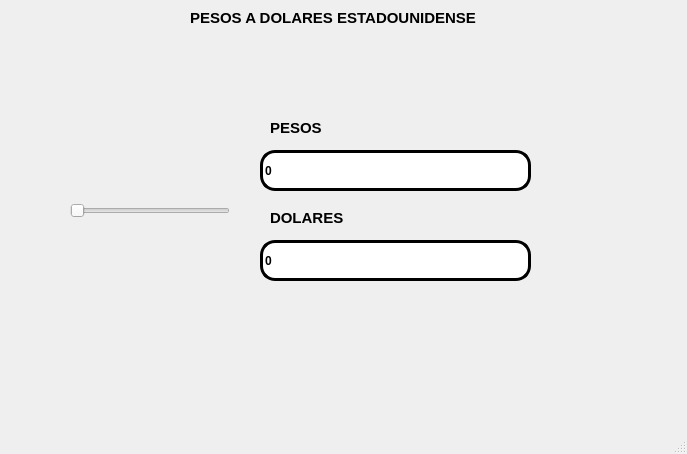
<?xml version="1.0" encoding="UTF-8"?>
<ui version="4.0">
 <class>MainWindow</class>
 <widget class="QMainWindow" name="MainWindow">
  <property name="geometry">
   <rect>
    <x>0</x>
    <y>0</y>
    <width>687</width>
    <height>454</height>
   </rect>
  </property>
  <property name="windowTitle">
   <string>MainWindow</string>
  </property>
  <widget class="QWidget" name="centralwidget">
   <widget class="QLabel" name="label">
    <property name="geometry">
     <rect>
      <x>10</x>
      <y>10</y>
      <width>141</width>
      <height>91</height>
     </rect>
    </property>
    <property name="styleSheet">
     <string notr="true"/>
    </property>
    <property name="text">
     <string/>
    </property>
    <property name="pixmap">
     <pixmap resource="../../archivos/recursos.qrc">:/Ejercicios/nata.jpg</pixmap>
    </property>
    <property name="scaledContents">
     <bool>true</bool>
    </property>
   </widget>
   <widget class="QLabel" name="label_2">
    <property name="geometry">
     <rect>
      <x>530</x>
      <y>20</y>
      <width>131</width>
      <height>81</height>
     </rect>
    </property>
    <property name="styleSheet">
     <string notr="true"/>
    </property>
    <property name="text">
     <string/>
    </property>
    <property name="pixmap">
     <pixmap resource="../../archivos/recursos.qrc">:/Logos/mishi.jpg</pixmap>
    </property>
    <property name="scaledContents">
     <bool>true</bool>
    </property>
   </widget>
   <widget class="QLabel" name="label_3">
    <property name="geometry">
     <rect>
      <x>520</x>
      <y>320</y>
      <width>151</width>
      <height>91</height>
     </rect>
    </property>
    <property name="styleSheet">
     <string notr="true"/>
    </property>
    <property name="text">
     <string/>
    </property>
    <property name="pixmap">
     <pixmap resource="../../archivos/recursos.qrc">:/Logos/peso.jpg</pixmap>
    </property>
    <property name="scaledContents">
     <bool>true</bool>
    </property>
   </widget>
   <widget class="QLabel" name="label_4">
    <property name="geometry">
     <rect>
      <x>270</x>
      <y>120</y>
      <width>71</width>
      <height>16</height>
     </rect>
    </property>
    <property name="font">
     <font>
      <pointsize>11</pointsize>
      <weight>75</weight>
      <bold>true</bold>
     </font>
    </property>
    <property name="text">
     <string>PESOS</string>
    </property>
   </widget>
   <widget class="QLineEdit" name="txt_valor">
    <property name="geometry">
     <rect>
      <x>260</x>
      <y>150</y>
      <width>271</width>
      <height>41</height>
     </rect>
    </property>
    <property name="font">
     <font>
      <weight>75</weight>
      <italic>false</italic>
      <bold>true</bold>
      <underline>false</underline>
      <strikeout>false</strikeout>
      <stylestrategy>PreferDefault</stylestrategy>
     </font>
    </property>
    <property name="tabletTracking">
     <bool>false</bool>
    </property>
    <property name="layoutDirection">
     <enum>Qt::LeftToRight</enum>
    </property>
    <property name="styleSheet">
     <string notr="true">border: 3px solid black;
border-radius: 15px;</string>
    </property>
    <property name="text">
     <string>0</string>
    </property>
   </widget>
   <widget class="QSlider" name="horizontalSlider">
    <property name="geometry">
     <rect>
      <x>70</x>
      <y>200</y>
      <width>160</width>
      <height>22</height>
     </rect>
    </property>
    <property name="orientation">
     <enum>Qt::Horizontal</enum>
    </property>
   </widget>
   <widget class="QLineEdit" name="txt_valor_2">
    <property name="geometry">
     <rect>
      <x>260</x>
      <y>240</y>
      <width>271</width>
      <height>41</height>
     </rect>
    </property>
    <property name="font">
     <font>
      <weight>75</weight>
      <italic>false</italic>
      <bold>true</bold>
      <underline>false</underline>
      <strikeout>false</strikeout>
      <stylestrategy>PreferDefault</stylestrategy>
     </font>
    </property>
    <property name="tabletTracking">
     <bool>false</bool>
    </property>
    <property name="layoutDirection">
     <enum>Qt::LeftToRight</enum>
    </property>
    <property name="styleSheet">
     <string notr="true">border: 3px solid black;
border-radius: 15px;</string>
    </property>
    <property name="text">
     <string>0</string>
    </property>
   </widget>
   <widget class="QLabel" name="label_5">
    <property name="geometry">
     <rect>
      <x>270</x>
      <y>210</y>
      <width>81</width>
      <height>16</height>
     </rect>
    </property>
    <property name="font">
     <font>
      <pointsize>11</pointsize>
      <weight>75</weight>
      <bold>true</bold>
     </font>
    </property>
    <property name="text">
     <string>DOLARES</string>
    </property>
   </widget>
   <widget class="QLabel" name="label_6">
    <property name="geometry">
     <rect>
      <x>190</x>
      <y>10</y>
      <width>331</width>
      <height>16</height>
     </rect>
    </property>
    <property name="font">
     <font>
      <pointsize>11</pointsize>
      <weight>75</weight>
      <bold>true</bold>
     </font>
    </property>
    <property name="text">
     <string>PESOS A DOLARES ESTADOUNIDENSE</string>
    </property>
   </widget>
  </widget>
  <widget class="QMenuBar" name="menubar">
   <property name="geometry">
    <rect>
     <x>0</x>
     <y>0</y>
     <width>687</width>
     <height>21</height>
    </rect>
   </property>
  </widget>
  <widget class="QStatusBar" name="statusbar"/>
 </widget>
 <resources>
  <include location="../../archivos/recursos.qrc"/>
 </resources>
 <connections/>
</ui>
